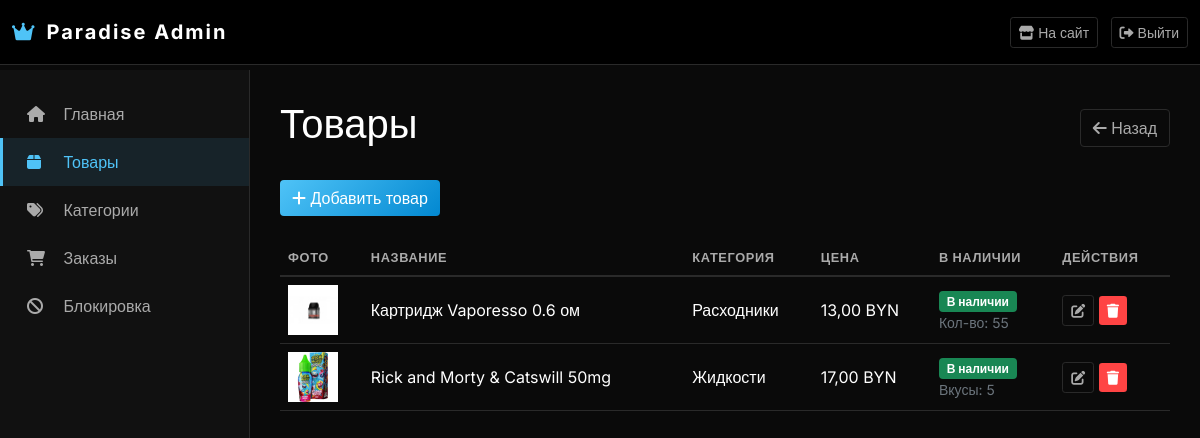
Page /dashboard/products/ (signed in) on the earlier database version.
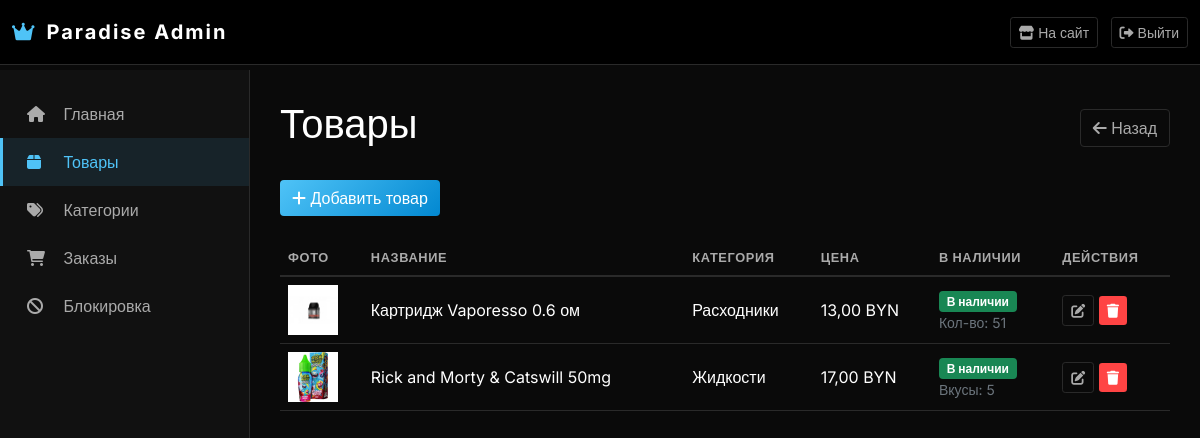
Same page on the later database version.
### paradise/catalog/models.py (models this page shows, shortened)
class Product(models.Model):
    category = models.ForeignKey(Category, on_delete=models.CASCADE, related_name='product', verbose_name='Категория')
    name = models.CharField('Название', max_length=200)
    slug = models.SlugField(unique=True, blank=True)
    description = models.TextField('Описание', blank=True)
    image = models.ImageField('Изображение', upload_to='product/', blank=True, null=True)
    price = models.DecimalField('Цена', max_digits=10, decimal_places=2)
    in_stock = models.BooleanField('В наличии', default=True)
    quantity = models.PositiveIntegerField('Количество на складе', default=0)
    created_at = models.DateTimeField('Добавлен', auto_now_add=True)
    class Meta:
        verbose_name = 'Товар'
        verbose_name_plural = 'Товары'
        ordering = ['-created_at']
    def has_stock(self):
        if self.quantity > 0:
            return True
        if self.flavor_stocks.filter(quantity__gt=0).exists():
            return True
        if self.color_stocks.filter(quantity__gt=0).exists():
            return True
        return False
    def get_stock_status(self):
        if self.has_stock():
            return 'В наличии'
        return 'Нет в наличии'

class Category(models.Model):
    name = models.CharField('Название', max_length=100)
    slug = models.SlugField(unique=True, blank=True)
    is_active = models.BooleanField('Активна', default=True)
    class Meta:
        verbose_name = 'Категория'
        verbose_name_plural = 'Категории'
    pass

### paradise/dashboard/views.py (the view)
# urls.py: path('products/', views.product_list_admin, name='products'),
@login_required(login_url='dashboard:login')
@user_passes_test(is_admin, login_url='dashboard:login')
def product_list_admin(request):
    try:
        products = Product.objects.all().order_by('-created_at')
        for product in products:
            product.stock_status = product.get_stock_status()
        return render(request, 'dashboard/products.html', {'products': products})
    except Exception as e:
        import traceback
        error_text = traceback.format_exc()
        print(error_text)
        return HttpResponse(f"<pre>{error_text}</pre>", status=500)

### paradise/cart/context_processors.py (called while the page is built)
def cart(request):
    session_key = request.session.session_key
    if not session_key:
        request.session.create()
        session_key = request.session.session_key
    cart_items = CartItem.objects.filter(session_key=session_key)
    total_items = sum(item.quantity for item in cart_items)
    total_price = sum(item.get_total_price() for item in cart_items)
    return {
        'cart_items': cart_items,
        'cart_total_items': total_items,
        'cart_total_price': total_price,
    }

### paradise/catalog/context_processors.py (called while the page is built)
def categories(request):
    return {
        'categories': Category.objects.filter(is_active=True)
    }

### paradise/dashboard/views.py (called while the page is built)
def is_admin(user):
    return user.is_staff or user.is_superuser

### paradise/dashboard/templates/dashboard/products.html (shortened to what this page needs)
{% extends 'dashboard/base.html' %}
{% block content %}
<div class="d-flex justify-content-between align-items-center mb-4">
    <h1>Товары</h1>
    <a href="{% url 'dashboard:index' %}" class="btn btn-outline-light">
        <i class="fas fa-arrow-left"></i> Назад
    </a>
</div>
<div class="mb-4">
    <a href="{% url 'dashboard:product_create' %}" class="btn btn-primary">
        <i class="fas fa-plus"></i> Добавить товар
    </a>
</div>
<div class="table-responsive">
    <table class="table table-hover">
        <thead>
            <tr>
                <th>Фото</th>
                <th>Название</th>
                <th>Категория</th>
                <th>Цена</th>
                <th>В наличии</th>
                <th>Действия</th>
            </tr>
        </thead>
        <tbody>
            {% for product in products %}
            <tr>
                <td>
                    {% if product.image %}
                    <img src="{{ product.image.url }}" width="50" height="50" style="object-fit: cover;">
                    {% else %}
                    <span class="text-muted">Нет фото</span>
                    {% endif %}
                </td>
                <td>{{ product.name }}</td>
                <td>{{ product.category.name }}</td>
                <td>{{ product.price }} BYN</td>
                <td>
                    {% if product.has_stock %}
                        <span class="badge bg-success">В наличии</span>
                        <small class="text-muted d-block">
                            {% if product.flavor_stocks.all %}
                                Вкусы: {{ product.flavor_stocks.all|length }}
                            {% endif %}
                            {% if product.quantity > 0 %}
                                Кол-во: {{ product.quantity }}
                            {% endif %}
                        </small>
                    {% else %}
                        <span class="badge bg-danger">Нет в наличии</span>
                    {% endif %}
                </td>
                <td>
                    <a href="{% url 'dashboard:product_edit' product.id %}" class="btn btn-sm btn-outline-light">
                        <i class="fas fa-edit"></i>
                    </a>
                    <a href="{% url 'dashboard:product_delete' product.id %}" class="btn btn-sm btn-danger">
                        <i class="fas fa-trash"></i>
                    </a>
                </td>
            </tr>
            {% empty %}
            <tr>
                <td colspan="6" class="text-center text-muted">Товаров пока нет</td>
            </tr>
            {% endfor %}
        </tbody>
    </table>
</div>
{% endblock %}

Differences in the rows shown:
changed Product "Картридж Vaporesso 0.6 ом": quantity "55" → "51"
